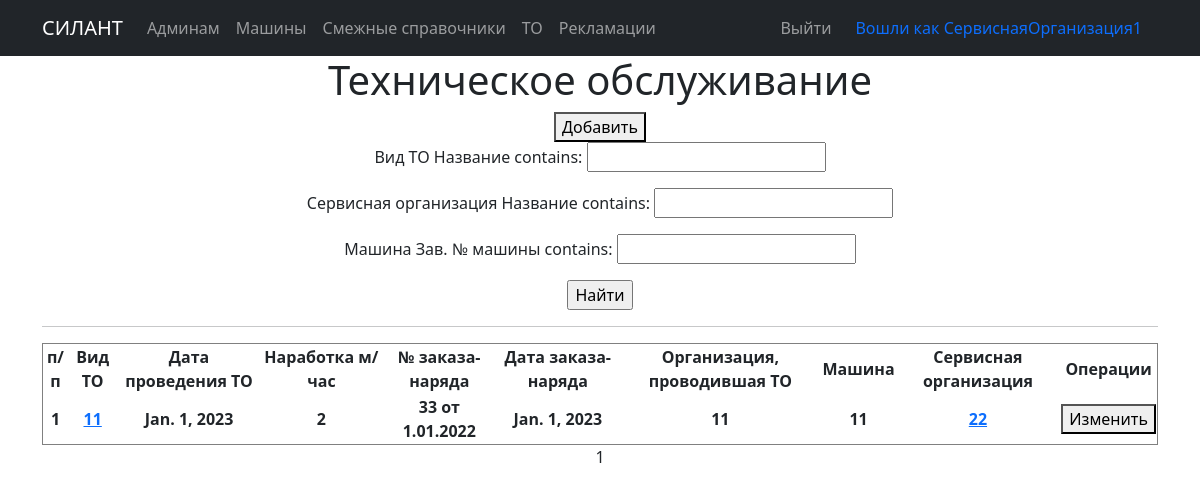
/cars/maintenances/ (signed in), run on an earlier commit of the app's database.
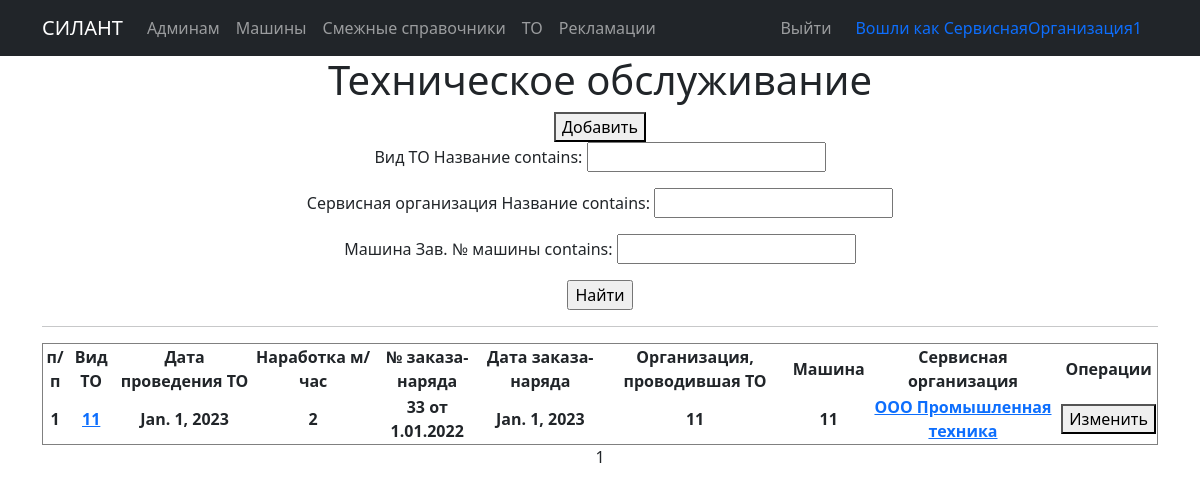
And on a later commit of the database.
### silant/models.py (models this page shows, shortened)
class Maintenance(models.Model):
    type_maintenance = models.ForeignKey(Type_maintenance, on_delete=models.CASCADE, verbose_name='Вид ТО')
    maintenance_date = models.DateField(verbose_name='Дата проведения ТО')
    operating_time = models.IntegerField(verbose_name='Наработка м/час')
    work_order = models.TextField(max_length=50, verbose_name='№ заказа-наряда')
    date_work_order = models.DateField(verbose_name='Дата заказа-наряда')
    organization_maintenance = models.ForeignKey(Organization_maintenance, on_delete=models.CASCADE, verbose_name='Организация, проводившая ТО')
    car = models.ForeignKey(Car, on_delete=models.CASCADE, verbose_name='Машина')
    service_company = models.ForeignKey(Service_company, on_delete=models.CASCADE,verbose_name='Сервисная организация')
    class Meta:
        verbose_name = 'ТО'
        verbose_name_plural = 'ТО'
        ordering = ['maintenance_date']

class Base_dictionary(models.Model):
    name = models.TextField(unique=True, verbose_name='Название')
    description = models.TextField(blank=True, verbose_name='Описание')
    class Meta:
        abstract = True
    def __str__(self):
        return f'{self.name}'

class Service_company(Base_dictionary):
    user = models.OneToOneField(User, on_delete=models.CASCADE, verbose_name='Имя пользователя')
    class Meta:
        verbose_name = 'Сервисная компания'
        verbose_name_plural = 'Сервисные компании'

class Type_maintenance(Base_dictionary):
    class Meta:
        verbose_name = 'Вид ТО'
        verbose_name_plural = 'Виды ТО'

class Organization_maintenance(Base_dictionary):
        class Meta:
            verbose_name = 'Организация, проводившая ТО'
            verbose_name_plural = 'Организации, проводившая ТО'

class Car(models.Model):
    serial_number = models.TextField(max_length=30, unique=True, db_index=True, verbose_name='Зав. № машины')
    technique_model = models.ForeignKey(Technique_model, on_delete=models.CASCADE, db_index=True, verbose_name='Модель техники')
    engine_model = models.ForeignKey(Engine_model, on_delete=models.CASCADE, db_index=True, verbose_name='Модель двигателя')
    engine_number = models.TextField(max_length=30, verbose_name='Зав. № двигателя')
    transmission_model = models.ForeignKey(Transmission_model, on_delete=models.CASCADE, db_index=True, verbose_name='Модель трансмиссии')
    transmission_number = models.TextField(max_length=50, verbose_name='Зав. № трансмиссии')
    drive_axle_model = models.ForeignKey(Drive_axle_model, on_delete=models.CASCADE, db_index=True, verbose_name='Модель ведущего моста')
    drive_axle_number = models.TextField(max_length=50, verbose_name='Зав. № ведущего моста')
    steerable_axle_model = models.ForeignKey(Steerable_axle_model, on_delete=models.CASCADE, db_index=True, verbose_name='Модель управляемого моста')
    steerable_axle_number = models.TextField(max_length=50, verbose_name='Зав. № управляемого моста')
    supply_contract = models.TextField(max_length=50, blank=True, verbose_name='Договор поставки №, дата.')
    shipping_date = models.DateField(db_index=True, verbose_name='Дата отгрузки с завода')
    consignee = models.TextField(max_length=50, blank=True, verbose_name='Грузополучатель (конечный потребитель)')
    delivery_address = models.TextField(max_length=150, blank=True, verbose_name='Адрес поставки (эксплуатации)')
    equipment = models.TextField(max_length=150, blank=True, verbose_name='Комплектация (доп. опции)')
    client = models.ForeignKey(User, on_delete=models.CASCADE, null=True, blank=True, verbose_name='Клиент')
    service_company = models.ForeignKey(Service_company, on_delete=models.CASCADE, blank=True, verbose_name='Сервисная организация')
    def __str__(self):
        return f'{self.serial_number}'
    class Meta:
        verbose_name = 'Машины'
        verbose_name_plural = 'Машины'
        ordering = ['shipping_date']
        permissions = ( #Право для просмотра списка машин других пользователей
            ('view_car_noclient', 'Can view no client'),
        )

### silant/views.py (the view)
# urls.py: path('maintenances/', MaintenanceList.as_view()),
class MaintenanceList(PermissionRequiredMixin, ListView): #Общий список ТО
    model = Maintenance
    ordering = 'date_work_order'
    template_name = 'Maintenance/Maintenances.html'
    permission_required = ('silant.view_maintenance',)
    context_object_name = 'maintenances'
    paginate_by = 10
    def get_queryset(self):
        queryset = super().get_queryset()
        self.filterset = MaintenanceFilter(self.request.GET, queryset)
        return self.filterset.qs
    def get_context_data(self, **kwargs):
        context = super().get_context_data(**kwargs)
        context['filterset'] = self.filterset
        return context

### templates/Maintenance/Maintenances.html (shortened to what this page needs)
{% extends 'flatpages/default.html' %}
{% block content %}
   <h1>Техническое обслуживание</h1>
   <button onclick=location.href="/cars/maintenances/create"> Добавить</button>
   <form action="" method="get">
        {{ filterset.form.as_p }}
        <input type="submit" value="Найти" />
    </form>
   <hr>
   {% if maintenances %}
       <table border="1" style="text-align:center">
           <tr>
               <td><b>п/п</b></td>
               <td><b>Вид ТО</b></td>
               <td><b>Дата проведения ТО</b></td>
               <td><b>Наработка м/час</b></td>
               <td><b>№ заказа-наряда</b></td>
               <td><b>Дата заказа-наряда</b></td>
               <td><b>Организация, проводившая ТО</b></td>
               <td><b>Машина</b></td>
               <td><b>Сервисная организация</b></td>
               <td><b>Операции</b></td>
           </tr>
           {% for maintenance in maintenances %}
           <tr>
                <td><b>{{ maintenance.id }}</b></td>
                <td><b><a href="dictionary/typeMaintenance/{{maintenance.type_maintenance.id}}/">{{ maintenance.type_maintenance }}</a></b></td>
                <td><b>{{ maintenance.maintenance_date }}</a></b></td>
                <td><b>{{ maintenance.operating_time }}</a></b></td>
                <td><b>{{ maintenance.work_order }}</b></td>
                <td><b>{{ maintenance.date_work_order }}</a></b></td>
                <td><b>{{ maintenance.organization_maintenance }}</b></td>
                <td><b>{{ maintenance.car }}</a></b></td>
                <td><b><a href="dictionary/serviceCompany/{{maintenance.service_company.id}}/">{{ maintenance.service_company }}</a></b></td>
                <td><button onclick=location.href="/cars/maintenances/edit/{{maintenance.id}}">Изменить</button></td>
           </tr>
           {% endfor %}
       </table>
   {% else %}
       <h2>Данных пока нет!</h2>
   {% endif %}
   {{ page_obj.number }}
{% endblock content %}

What changed in the data, as far as the page shows it:
changed through a linked row, Maintenance id 1: service_company "22" → "ООО Промышленная техника"
